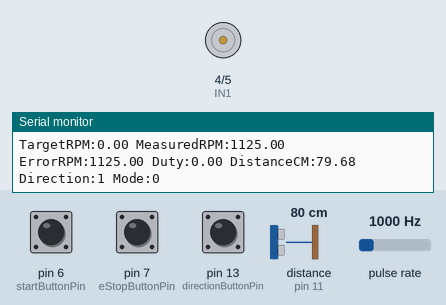
A sketch run on a simulated Arduino Uno, built with avr-gcc and run on an emulated ATmega328P. Shown: motor-driver pin pairs drawn as motors (green arrow = first pin HIGH = forward, orange = second pin HIGH = backward, longer = more drive, scaled by the enable pin), the last lines printed to the serial monitor. Wiring (inferred from the names in the program): ultrasonic range finder: trigger pin 10; echo pin 11; pulse sensor: data pin 2. Inputs (shaded band) come from the test bench; at power-on: pin 6 (startButtonPin) HIGH, pulse rate 1000 Hz, distance to the obstacle (sensor on pin 11) 80 cm, pin 7 (eStopButtonPin) HIGH, pin 13 (directionButtonPin) HIGH. The echo pulse lasts 58.3 µs per cm.

Above: at 1.2 s.
1.3 s: pin 6 (startButtonPin) pulled LOW for 0.15 s
2.9 s: pulse rate (sensor on pin 2) set to 100 Hz
At 3.06 s:
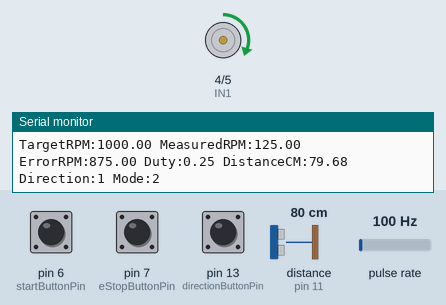
At 4.5 s:
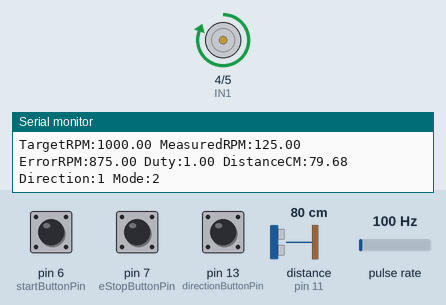
5.9 s: distance to the obstacle (sensor on pin 11) set to 12 cm
8.9 s: distance to the obstacle (sensor on pin 11) set to 9 cm
At 11.32 s:
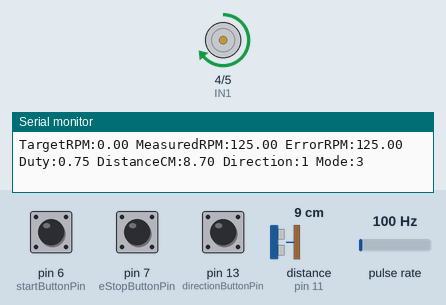
Timing chart, 0 to 12.9 s (numbered marks = the images above; inputs shaded):
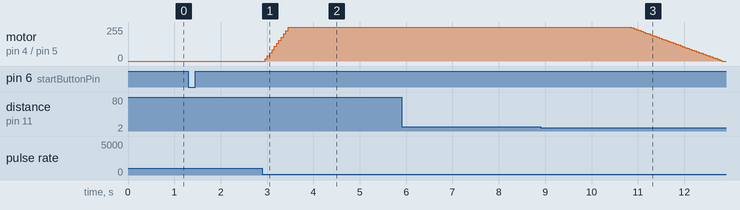

The sketch:

ELEC3204_Project_Code.ino
```cpp
// ======================================================
// FINAL WORKING CONVEYOR CONTROL CODE - UPDATED PINS
// ======================================================

const bool CLOSED_LOOP_MODE = true;

float targetRPM = 1000.0;
float openLoopDuty = 0.70;

float accelTime = 1.5;
float decelTime = 2;

float objectStopDistanceCM = 10.0;

float Kp = 0.03;
float Ki = 0.08;

const float pulsesPerRev = 48.0;

// ======================================================
// UPDATED PIN MAP
// ======================================================

const int ENA = 3; // PWM speed control
const int IN1 = 4; // H-bridge direction input 1
const int IN2 = 5; // H-bridge direction input 2

const int encA = 2; // Encoder A yellow wire, interrupt pin

const int startButtonPin = 6;
const int eStopButtonPin = 7;
const int directionButtonPin = 13;

const int trigPin = 10;
const int echoPin = 11;

// ======================================================
// GLOBAL VARIABLES
// ======================================================

volatile unsigned long pulseCount = 0;

float measuredRPM = 0.0;
float targetNowRPM = 0.0;
float pwmCommand = 0.0;
float integralTerm = 0.0;
float distanceCM = 999.0;

int motorDirection = 1; // 1 = forward, -1 = reverse

enum Mode {
STOPPED,
ACCELERATING,
RUNNING,
DECELERATING,
ESTOPPED
};

Mode mode = STOPPED;

bool lastStartState = HIGH;
bool lastEStopState = HIGH;
bool lastDirState = HIGH;

unsigned long lastControlTime = 0;
unsigned long lastDistanceTime = 0;

const unsigned long controlPeriodMs = 50;
const unsigned long distancePeriodMs = 100;

// ======================================================
// SETUP
// ======================================================

void setup() {
Serial.begin(115200);

pinMode(ENA, OUTPUT);
pinMode(IN1, OUTPUT);
pinMode(IN2, OUTPUT);

pinMode(encA, INPUT_PULLUP);

pinMode(startButtonPin, INPUT_PULLUP);
pinMode(eStopButtonPin, INPUT_PULLUP);
pinMode(directionButtonPin, INPUT_PULLUP);

pinMode(trigPin, OUTPUT);
pinMode(echoPin, INPUT);

attachInterrupt(digitalPinToInterrupt(encA), encoderPulse, RISING);

stopMotor();

lastControlTime = millis();
lastDistanceTime = millis();

Serial.println("TargetRPM MeasuredRPM ErrorRPM Duty DistanceCM Direction Mode");
}

// ======================================================
// MAIN LOOP
// ======================================================

void loop() {
readButtons();

unsigned long now = millis();

if (now - lastDistanceTime >= distancePeriodMs) {
lastDistanceTime = now;

distanceCM = readDistanceCM();

if ((mode == ACCELERATING || mode == RUNNING) &&
distanceCM <= objectStopDistanceCM) {
mode = DECELERATING;
integralTerm = 0.0;
}
}

if (now - lastControlTime >= controlPeriodMs) {
float dt = (now - lastControlTime) / 1000.0;
lastControlTime = now;

measureRPM(dt);

if (mode == STOPPED) {
targetNowRPM = 0.0;
pwmCommand = 0.0;
integralTerm = 0.0;
analogWrite(ENA, 0);
}

else if (mode == ACCELERATING) {
if (CLOSED_LOOP_MODE) {
closedLoopAccelerate(dt);
} else {
openLoopAccelerate(dt);
}
}

else if (mode == RUNNING) {
if (CLOSED_LOOP_MODE) {
targetNowRPM = targetRPM;
runClosedLoop(dt);
} else {
pwmCommand = openLoopDuty * 255.0;
applyMotorPWM();
}
}

else if (mode == DECELERATING) {
if (CLOSED_LOOP_MODE) {
closedLoopDecelerate(dt);
} else {
openLoopDecelerate(dt);
}
}

else if (mode == ESTOPPED) {
stopMotor();
}

printData();
}
}

// ======================================================
// BUTTONS
// ======================================================

void readButtons() {
bool startState = digitalRead(startButtonPin);
bool eStopState = digitalRead(eStopButtonPin);
bool dirState = digitalRead(directionButtonPin);

if (lastStartState == HIGH && startState == LOW) {
if (mode == STOPPED || mode == ESTOPPED) {
startMotor();
}
}

if (lastEStopState == HIGH && eStopState == LOW) {
mode = ESTOPPED;
stopMotor();
}

if (lastDirState == HIGH && dirState == LOW) {
if (mode == STOPPED || mode == ESTOPPED) {
motorDirection = -motorDirection;
}
}

lastStartState = startState;
lastEStopState = eStopState;
lastDirState = dirState;
}

void startMotor() {
targetNowRPM = 0.0;
pwmCommand = 0.0;
integralTerm = 0.0;

setDirection();

mode = ACCELERATING;
}

// ======================================================
// OPEN LOOP CONTROL
// ======================================================

void openLoopAccelerate(float dt) {
float targetPWM = openLoopDuty * 255.0;
float rampRate = targetPWM / accelTime;

pwmCommand += rampRate * dt;

if (pwmCommand >= targetPWM) {
pwmCommand = targetPWM;
mode = RUNNING;
}

applyMotorPWM();
}

void openLoopDecelerate(float dt) {
float targetPWM = openLoopDuty * 255.0;
float rampRate = targetPWM / decelTime;

pwmCommand -= rampRate * dt;

if (pwmCommand <= 0.0) {
stopMotor();
mode = STOPPED;
} else {
applyMotorPWM();
}
}

// ======================================================
// CLOSED LOOP CONTROL
// ======================================================

void closedLoopAccelerate(float dt) {
float rampRate = targetRPM / accelTime;

targetNowRPM += rampRate * dt;

if (targetNowRPM >= targetRPM) {
targetNowRPM = targetRPM;
mode = RUNNING;
}

runClosedLoop(dt);
}

void closedLoopDecelerate(float dt) {
float rampRate = targetRPM / decelTime;

targetNowRPM -= rampRate * dt;

if (targetNowRPM <= 0.0) {
targetNowRPM = 0.0;

pwmCommand -= (255.0 / decelTime) * dt;

if (pwmCommand <= 0.0) {
stopMotor();
mode = STOPPED;
} else {
applyMotorPWM();
}
} else {
runClosedLoop(dt);
}
}

void runClosedLoop(float dt) {
float error = targetNowRPM - measuredRPM;

integralTerm += error * dt;

if (integralTerm > 1000.0) integralTerm = 1000.0;
if (integralTerm < -1000.0) integralTerm = -1000.0;

pwmCommand += Kp * error + Ki * integralTerm * dt;

if (pwmCommand > 255.0) pwmCommand = 255.0;
if (pwmCommand < 0.0) pwmCommand = 0.0;

applyMotorPWM();
}

// ======================================================
// MOTOR OUTPUT
// ======================================================

void setDirection() {
if (motorDirection == 1) {
digitalWrite(IN1, HIGH);
digitalWrite(IN2, LOW);
} else {
digitalWrite(IN1, LOW);
digitalWrite(IN2, HIGH);
}
}

void applyMotorPWM() {
setDirection();
analogWrite(ENA, (int)pwmCommand);
}

void stopMotor() {
analogWrite(ENA, 0);
digitalWrite(IN1, LOW);
digitalWrite(IN2, LOW);

pwmCommand = 0.0;
targetNowRPM = 0.0;
integralTerm = 0.0;
}

// ======================================================
// RPM MEASUREMENT
// ======================================================

void encoderPulse() {
pulseCount++;
}

void measureRPM(float dt) {
noInterrupts();
unsigned long count = pulseCount;
pulseCount = 0;
interrupts();

measuredRPM = (count / pulsesPerRev) * (60.0 / dt);
}

// ======================================================
// HC-SR04 SENSOR
// ======================================================

float readDistanceCM() {
digitalWrite(trigPin, LOW);
delayMicroseconds(2);

digitalWrite(trigPin, HIGH);
delayMicroseconds(10);
digitalWrite(trigPin, LOW);

unsigned long duration = pulseIn(echoPin, HIGH, 25000);

if (duration == 0) {
return 999.0;
}

return duration * 0.0343 / 2.0;
}

// ======================================================
// SERIAL OUTPUT
// ======================================================

void printData() {
float errorRPM = abs(targetNowRPM - measuredRPM);
float duty = pwmCommand / 255.0;

Serial.print("TargetRPM:");
Serial.print(targetNowRPM);

Serial.print(" MeasuredRPM:");
Serial.print(measuredRPM);

Serial.print(" ErrorRPM:");
Serial.print(errorRPM);

Serial.print(" Duty:");
Serial.print(duty);

Serial.print(" DistanceCM:");
Serial.print(distanceCM);

Serial.print(" Direction:");
Serial.print(motorDirection);

Serial.print(" Mode:");
Serial.println(mode);
}
```

Measured:
- the behaviour switches between 11 and 10 cm on distance to the obstacle (sensor on pin 11) (found by bisection; images 2 and 3)
- after the input at 2.9 s, motor on pin 4 (IN1) / pin 5 (IN2): moves from stopped to forward 255/255 over 0.55 s, starting after 0.06 s
- after the input at 8.9 s, motor on pin 4 (IN1) / pin 5 (IN2): moves from forward 255/255 to stopped over 2.0 s, starting after 1.9 s
